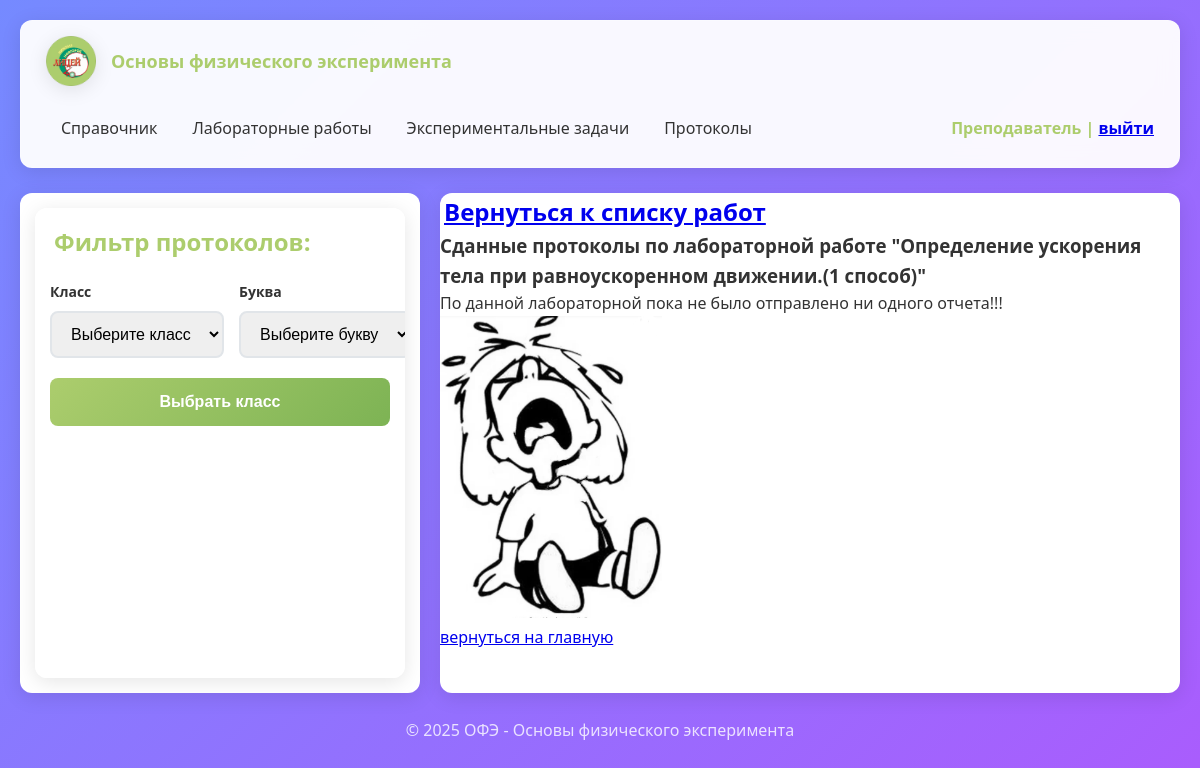
Page /protocols_work/2 (signed in) on the earlier database version.
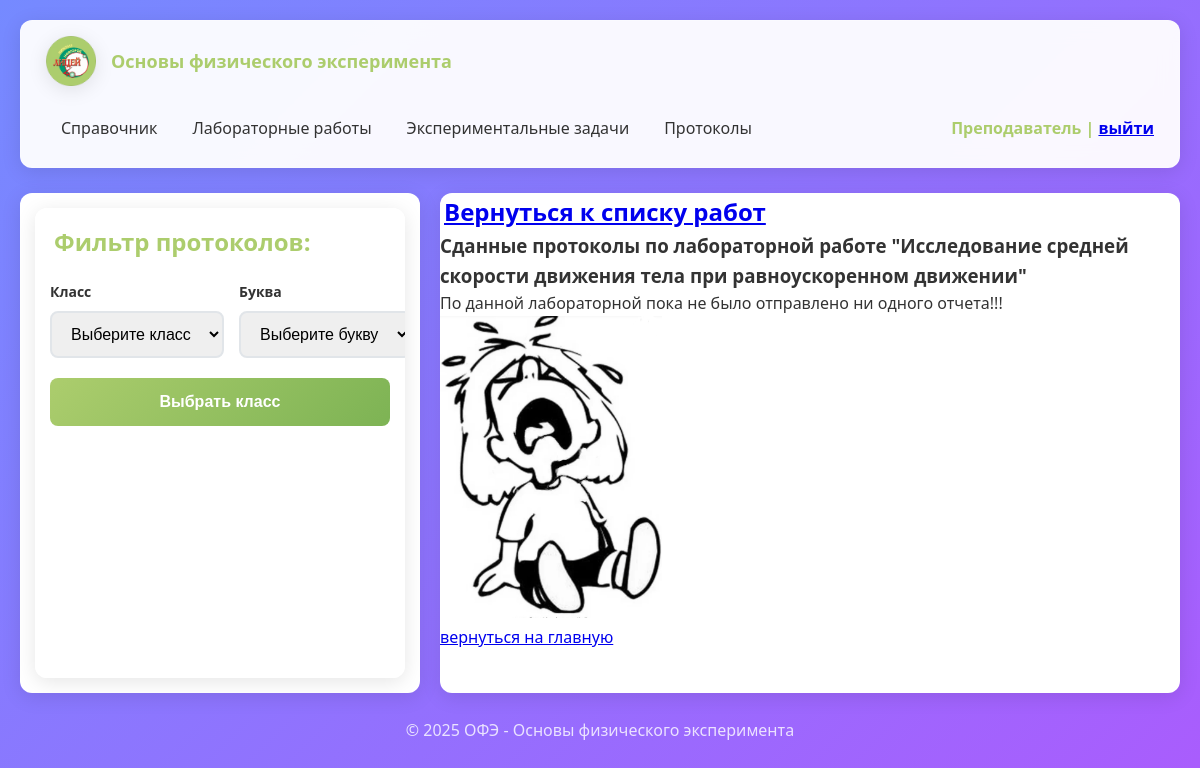
Same page on the later database version.
### lab/models.py (models this page shows, shortened)
class Work(models.Model):
    grade = models.ForeignKey(Grade, verbose_name='класс', on_delete=models.CASCADE, related_name='works')
    number = models.IntegerField(verbose_name='номер')
    name = models.CharField(verbose_name='название', max_length=240)
    url = models.CharField(verbose_name='url', max_length=240)
    class Meta:
        verbose_name = 'Лабораторная работа'
        verbose_name_plural = 'Лабораторные работы'

### lab/views.py (the view, shortened to what this page needs)
# urls.py: path('protocols_work/<pk>', views.Protocols_work.as_view(), name='protocols_work'),
class Protocols_work(generic.View):
    def get(self, request, **kwargs):
        context=self.get_context_data(**kwargs)
        return render(request=request, template_name='lab/protocols_work.html', context=context)
    def get_queryset(self, **kwargs):
        print(self.request.POST)
        if self.request.POST.get('button2') and self.request.POST.get('student'):
            return models.Protocol.objects.filter(work_id=int(kwargs.get('pk')), author_id=int(self.request.POST.get('student')), accepted=True)
        return models.Protocol.objects.filter(work_id=int(kwargs.get('pk')), accepted=True)
    def get_context_data(self, **kwargs):
        context = {
            'protocols': self.get_queryset(**kwargs),
            'work': models.Work.objects.get(id=int(kwargs.get('pk'))),
            'classes': models.Grade.objects.all(),
            'letters': models.Letter.objects.all(),
            'grade': self.request.POST.get('grade'),
            'letter': self.request.POST.get('letter'),
            'student': self.request.POST.get('student'),
            'flag': self.request.POST.get('button1', False) or self.request.POST.get('button2', False),
            }
        if self.request.POST.get('grade') and self.request.POST.get('letter'):
            context['students'] = models.Student.objects.filter(
                                                      grade_id=int(self.request.POST.get('grade')),
                                                      label_id=int(self.request.POST.get('letter')))
        return context

### lab/models.py (called while the page is built)
    def __str__(self):
        return f'{self.name}'

### templates/lab/protocols_work.html (shortened to what this page needs)
{% extends "base.html" %}
{% load static %}
{% block content%}
    <h2 id="viewer-title"><a href="{% url 'lab:allworks' %}?grade={{work.grade}}">Вернуться к списку работ</a></h2>
    {% if request.user.is_authenticated %}
        <h3>Сданные протоколы по лабораторной работе "{{work.name}}"</h3>
        {% if protocols %}
            {% for protocol in protocols %}
                <p>
                    {{ forloop.counter }}: Ученик {{ protocol.author }} класс {{protocol.author.get_grade}}:
                    <a href="{% url 'lab:download' pk=protocol.id %}">файл"{{ protocol.get_file_name }}"</a>
                    сдан {{protocol.time_create}}
                </p>
            {% endfor %}
        {% else %}
            <p>По данной лабораторной пока не было отправлено ни одного отчета!!!</p>
            <p><img class="main-img" src="{% static 'image/hnik_hnik.jpg' %}" alt="Класная картинка" width="30%"></p>
        {% endif %}
    {% else %}
        <p>Просмотр сданных отчетов доступен только авторизированному преподователю!!!!</p>
    {% endif %}
    <a href="{% url 'lab:mainpage' %}">вернуться на главную</a>
{% endblock%}
{% block left_panel %}
    {% include 'lab/includes/filter_protocols.html' %}
{% endblock %}

Differences in the rows shown:
changed Work: name "Определение ускорения тела при равноускоренном движении.(1 способ)" → "Исследование средней скорости движения тела при равноускоренном движении"
